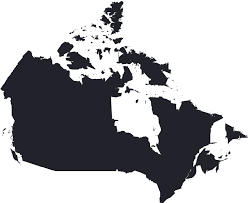
#> input picture word_cloud/national_anthem/canada/canada1.png, 248 x 203 px
$ python national_anthem_cloud_canada.py
#> lines starting #> are read from the running program, lines starting #| are printed output that depends on the picture
#!/usr/bin/env python
# -*- coding: utf-8 -*-
# the above line is to avoid 'SyntaxError: Non-UTF-8 code starting with' error

'''
Created on Aug 30, 2018

Course work: NLP

@author: raja

source:
    https://github.com/amueller/word_cloud/tree/master/examples

    lyrics:
    http://www.metrolyrics.com/canada-anthem-text-lyrics-national-anthem.html
'''

# Import necessary modules
from os import path
from PIL import Image
import numpy as np
import matplotlib.pyplot as plt
import os

from wordcloud import WordCloud, STOPWORDS

# get data directory
d = path.dirname(__file__) if "__file__" in locals() else os.getcwd()

# Read the whole text.
text = open(path.join(d, 'national_anthem_canada_english.txt')).read()
#> (reads word_cloud/national_anthem/canada/national_anthem_canada_english.txt from the repository)

# read the mask image
image_base = np.array(Image.open(path.join(d, "canada1.png")))
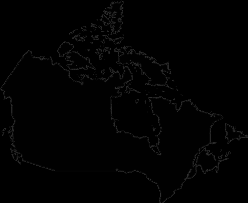
#> image_base: shape (203, 248); min 0, max 47, mean 1.9

stopwords = set(STOPWORDS)

#> (the run stopped early here; a loop or call above may not have finished)
